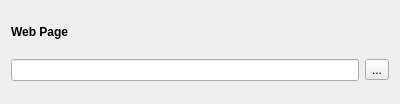
<?xml version="1.0" encoding="UTF-8"?>
<ui version="4.0">
 <class>Form</class>
 <widget class="QWidget" name="Form">
  <property name="geometry">
   <rect>
    <x>0</x>
    <y>0</y>
    <width>400</width>
    <height>104</height>
   </rect>
  </property>
  <property name="sizePolicy">
   <sizepolicy hsizetype="Preferred" vsizetype="Maximum">
    <horstretch>0</horstretch>
    <verstretch>0</verstretch>
   </sizepolicy>
  </property>
  <property name="windowTitle">
   <string>Form</string>
  </property>
  <layout class="QVBoxLayout" name="verticalLayout">
   <item>
    <widget class="QLabel" name="label">
     <property name="sizePolicy">
      <sizepolicy hsizetype="Preferred" vsizetype="Maximum">
       <horstretch>0</horstretch>
       <verstretch>0</verstretch>
      </sizepolicy>
     </property>
     <property name="maximumSize">
      <size>
       <width>16777215</width>
       <height>20</height>
      </size>
     </property>
     <property name="font">
      <font>
       <weight>75</weight>
       <bold>true</bold>
      </font>
     </property>
     <property name="text">
      <string>Web Page</string>
     </property>
    </widget>
   </item>
   <item>
    <layout class="QHBoxLayout" name="horizontalLayout">
     <item>
      <widget class="QLineEdit" name="txtWebPage"/>
     </item>
     <item>
      <widget class="QToolButton" name="cmdClearText">
       <property name="sizePolicy">
        <sizepolicy hsizetype="Fixed" vsizetype="Fixed">
         <horstretch>0</horstretch>
         <verstretch>0</verstretch>
        </sizepolicy>
       </property>
       <property name="text">
        <string>...</string>
       </property>
       <property name="icon">
        <iconset resource="core/resources.qrc">
         <normaloff>:/main/icons/clear-text-20.png</normaloff>:/main/icons/clear-text-20.png</iconset>
       </property>
       <property name="iconSize">
        <size>
         <width>20</width>
         <height>20</height>
        </size>
       </property>
      </widget>
     </item>
    </layout>
   </item>
  </layout>
 </widget>
 <resources>
  <include location="core/resources.qrc"/>
 </resources>
 <connections/>
</ui>
